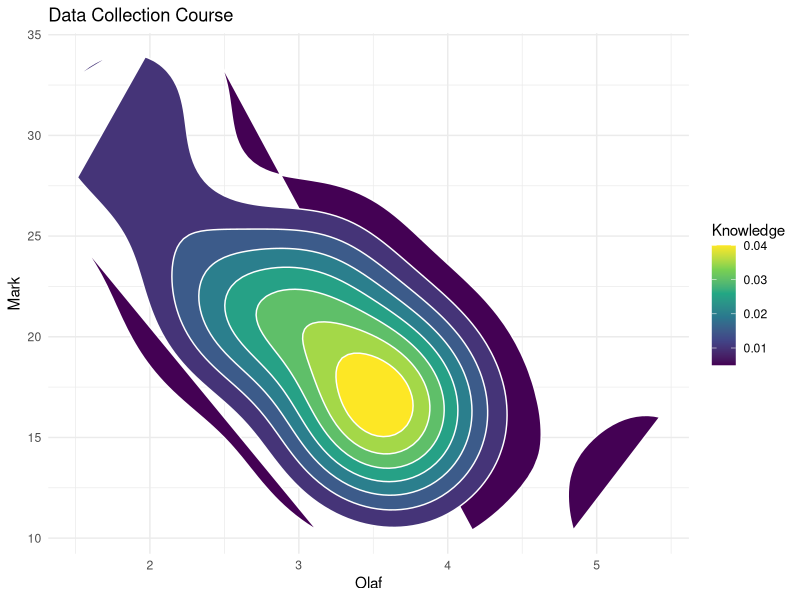

This figure's R source:
## ---- chunk 1
library(ggplot2)

ggplot(mtcars, aes(x = wt, y = mpg)) +
  stat_density_2d(aes(fill = ..level..), geom = "polygon", color = "white") +
  scale_fill_viridis_c() + 
  labs(title = "Data Collection Course",
       x = "Olaf",
       y = "Mark",
       fill = "Knowledge") +
  theme_minimal()
